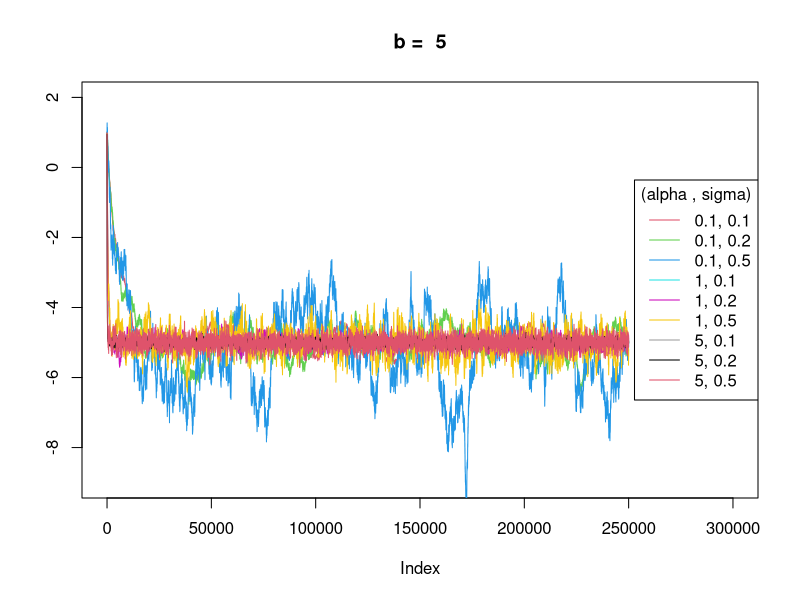
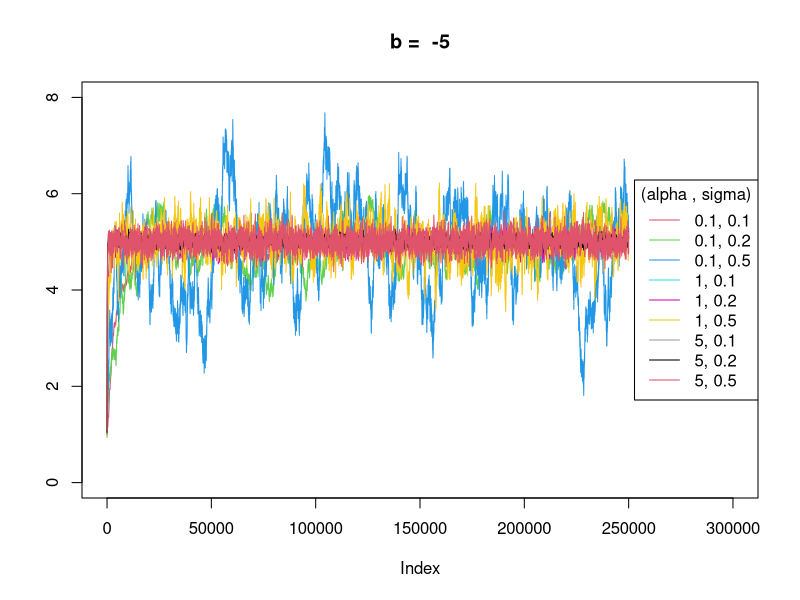
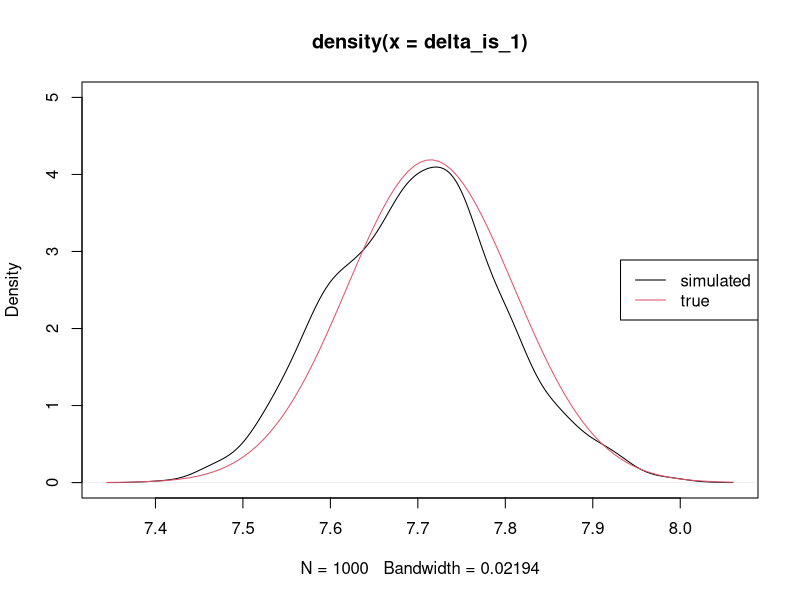
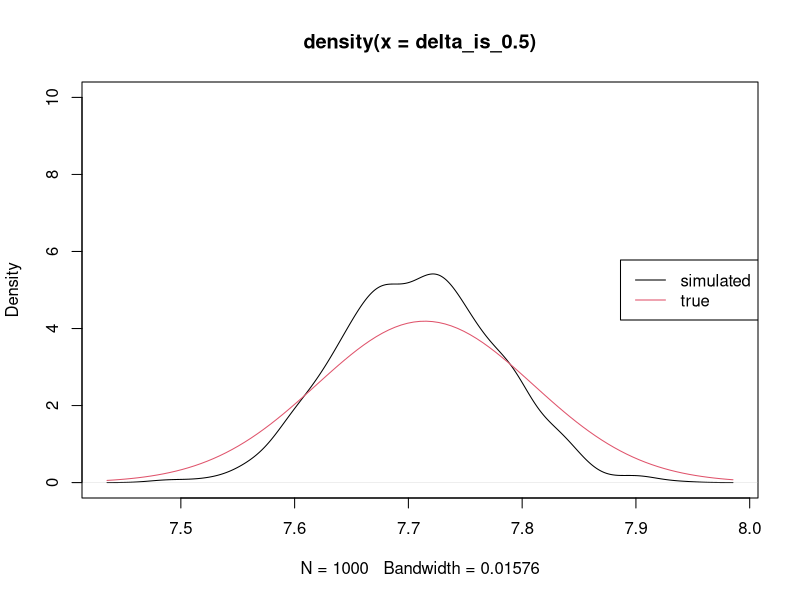
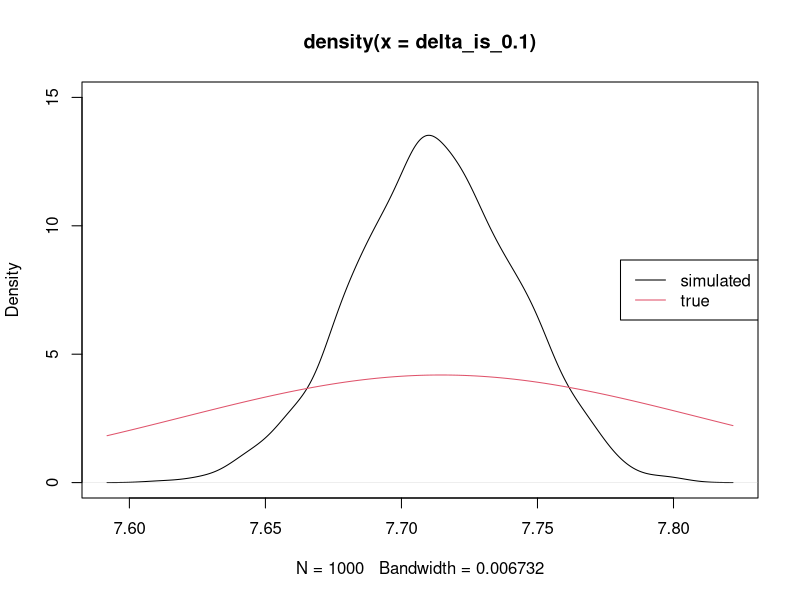
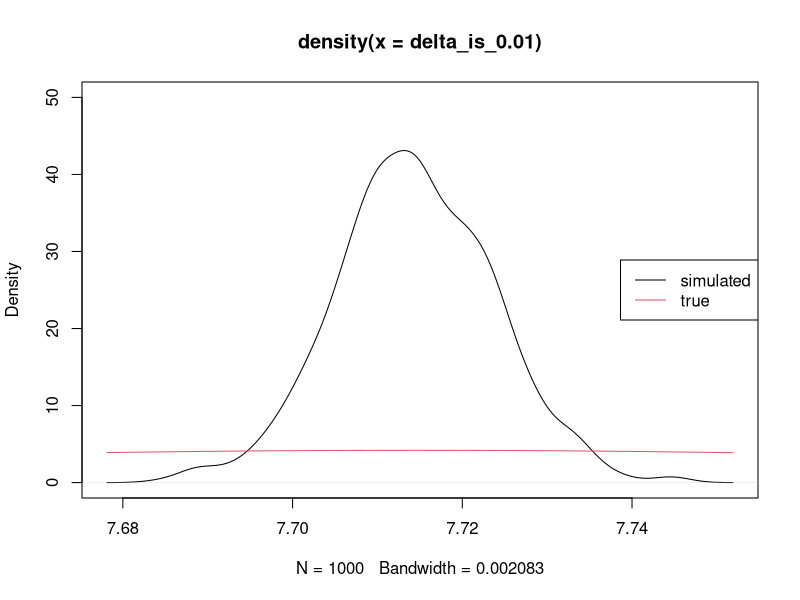
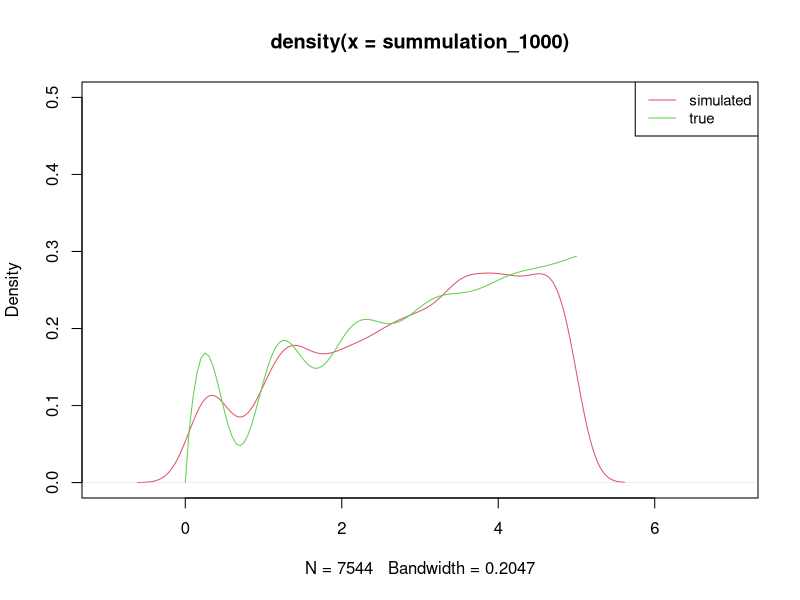

Generate these figures, in order, with R:
## ---- chunk 1
knitr::opts_chunk$set(echo = TRUE)
## ---- chunk 2
ou <- function(alpha, sigma, b, r0, t.max, delta) {
  n <- t.max/delta
  r <- rep(r0, (n + 1))
  for(i in 1:n) {   
    r[i+1] <- exp(-alpha * delta) * r[i] + b * (1 - exp(-alpha * delta)) + 
      sigma * sqrt((1 - exp(-2 * alpha * delta)) / (2 * alpha))  * rnorm(1)
  }
  return(r)
}
a <- c(0.1, 1, 5)
s <- c(0.1, 0.2, 0.5)
b <- c(-5, 5)
r <- matrix(NA, 18, 500^2+1) 
  for (i in 1:2) {
  for (j in 1:3) {
    for (k in 1:3) {
      r[9 * (i - 1) + 3 * (j - 1) + k, ] <- 
        ou(a[j], s[k], b[i], 1, 500, 1/500)
    }    
  }  
}
r.new <- r[, -1]
## ---- chunk 3
plot(r.new[1, ],type='l',ylim = c(-9, 2), ylab='', col=2,main='b =  5',xlim=c(0,300000))
lines(r.new[2, ], type='l', col=3)
lines(r.new[3, ], type='l', col=4)
lines(r.new[4, ], type='l', col=5)
lines(r.new[5, ], type='l', col=6)
lines(r.new[6, ], type='l', col=7)
lines(r.new[7, ], type='l', col=8)
lines(r.new[8, ], type='l', col=9)
lines(r.new[9, ], type='l', col=10)
legend("right", legend=c('0.1, 0.1', '0.1, 0.2', '0.1, 0.5','1, 0.1', '1, 0.2', '1, 0.5','5, 0.1', '5, 0.2', '5, 0.5'),lty=c(1,1), col=c(2, 3, 4,5,6,7,8,9,10), title="(alpha , sigma)")
## ---- chunk 4
plot(r.new[10, ],type='l',ylim = c(0, 8), ylab='', col=2,main='b =  -5',xlim=c(0,300000))
lines(r.new[11, ], type='l', col=3)
lines(r.new[12, ], type='l', col=4)
lines(r.new[13, ], type='l', col=5)
lines(r.new[14, ], type='l', col=6)
lines(r.new[15, ], type='l', col=7)
lines(r.new[16, ], type='l', col=8)
lines(r.new[17, ], type='l', col=9)
lines(r.new[18, ], type='l', col=10)
legend("right", legend=c('0.1, 0.1', '0.1, 0.2', '0.1, 0.5','1, 0.1', '1, 0.2', '1, 0.5','5, 0.1', '5, 0.2', '5, 0.5'),lty=c(1,1), col=c(2, 3, 4,5,6,7,8,9,10), title="(alpha , sigma)")
## ---- chunk 5
euler <- function(alpha, sigma, b, r0, delta) {   
  n <- 1/delta
  r <- matrix(r0, 1000, n + 1) 
  for (i in 1:1000) {
    for (j in 1:n) {
      r[i,j+1]<-r[i,j]+alpha*(b-r[i,j])*delta+sigma*delta*rnorm(1)
      }
  }
  return(r)
}
a <- 0.1
s <- 0.1
b <- 5
init <- 8
delta <- c(1, 0.5, 0.1, 0.01)
mu <- exp(-a * delta[1]) * init + b * (1 - exp(-a * delta[1]))
sig <- s * sqrt((1 - exp(-2 * a * delta[1])) / (2 * a))
true <- function (x) {
  exp(-((x-mu)^2) /(2*sig^2)) / sqrt(2*pi*sig^2)
}
delta_is_1 <- euler(a, s, b, init, delta[1])[, 2]
delta_is_0.5 <- euler(a, s, b, init, delta[2])[, 3]
delta_is_0.1 <- euler(a, s, b, init, delta[3])[, 11]
delta_is_0.01 <- euler(a, s, b, init, delta[4])[, 101]

## ---- chunk 6
plot(density(delta_is_1), col = 1, lwd = 1,ylim=c(0,5))
curve(true, add = T, col = 2)
legend('right', legend = c("simulated","true"),lty = c(1, 1), lwd = c(1, 1), col = 1:2)
## ---- chunk 7
plot(density(delta_is_0.5), col = 1, lwd = 1,ylim=c(0,10))
curve(true, add = T, col = 2)
legend('right', legend = c("simulated","true"),lty = c(1, 1), lwd = c(1, 1), col = 1:2)
## ---- chunk 8
plot(density(delta_is_0.1), col = 1, lwd = 1,ylim=c(0,15))
curve(true, add = T, col = 2)
legend('right', legend = c("simulated","true"),lty = c(1, 1), lwd = c(1, 1), col = 1:2)
## ---- chunk 9
plot(density(delta_is_0.01), col = 1, lwd = 1,ylim=c(0,50))
curve(true, add = T, col = 2)
legend('right', legend = c("simulated","true"),lty = c(1, 1), lwd = c(1, 1), col = 1:2)
## ---- chunk 10
t.max <- 5 
lambda.0 <- sqrt(t.max) + exp(-t.max)*sin(2*pi*t.max) 
lambda <- function(t) {
  sqrt(t) + exp(-t)*sin(2*pi*t)
} 
y <- c() 
sim_poission_q2 <- function(n) {
  for(i in 1:n) { 
    n <- rpois(1, lambda.0 * 5) # N
    if (n > 0) {
      tau = 5 * sort(runif(n))
      for (i in 1:length(tau)) {
        t <- tau[i]
        if( lambda(t) / lambda.0 > runif(1))
          y = c(y,t)
      }
    }
  }
  return(y)
}  
## ---- chunk 11
summulation_1000  <- sim_poission_q2(1000) 
true_process <- function(t) {
  (sqrt(t) + exp(-t)*sin(2*pi*t)) / (2*5^(1.5)/3 + 2*pi*(1-exp(-5))/(1+4*(pi^2)))
} 
summulation_1000 <- density(summulation_1000)
plot(summulation_1000,col=2,xlim=c(-1,7),ylim=c(0,0.5))
curve(true_process, 0, 5, add = T,col=3)
legend('topright', legend = c("simulated","true"),
       lty = c(1,1), lwd = c(1,1), col=c(2,3),
       cex = 0.9)
